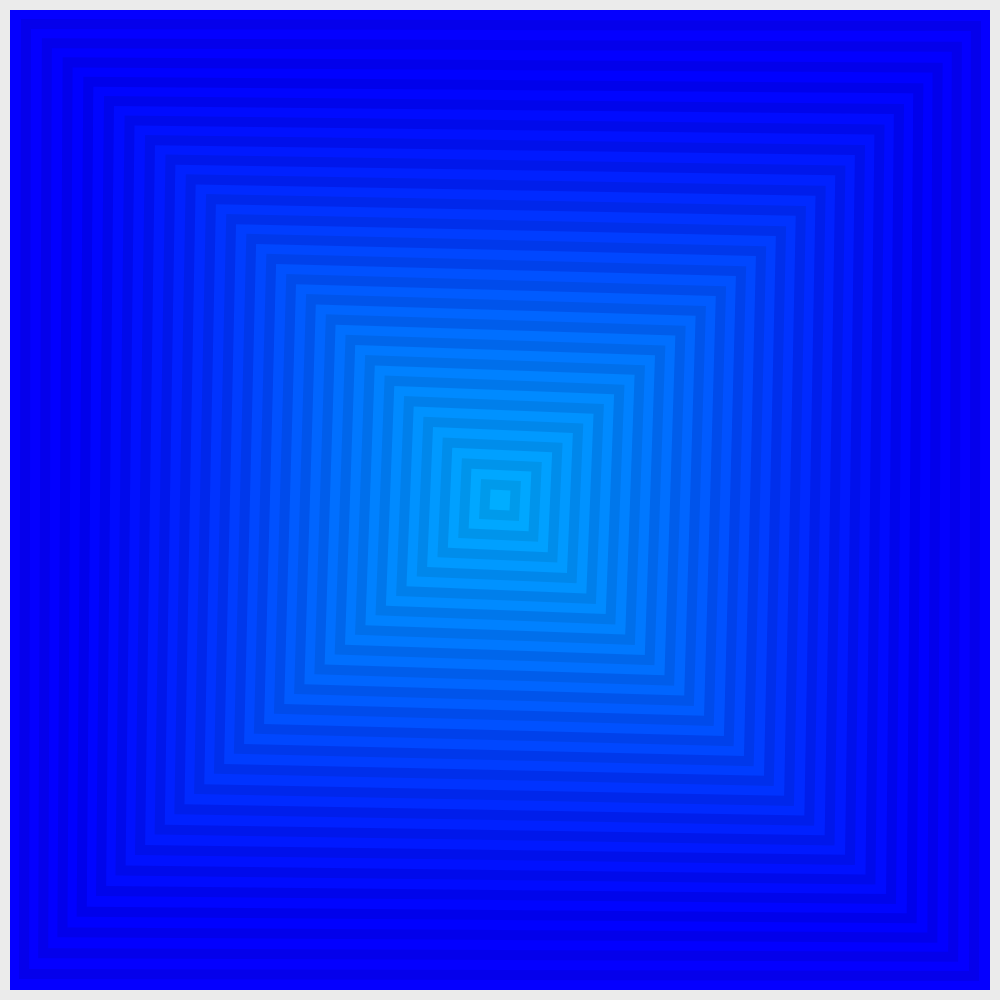
Frame 1 (no input)
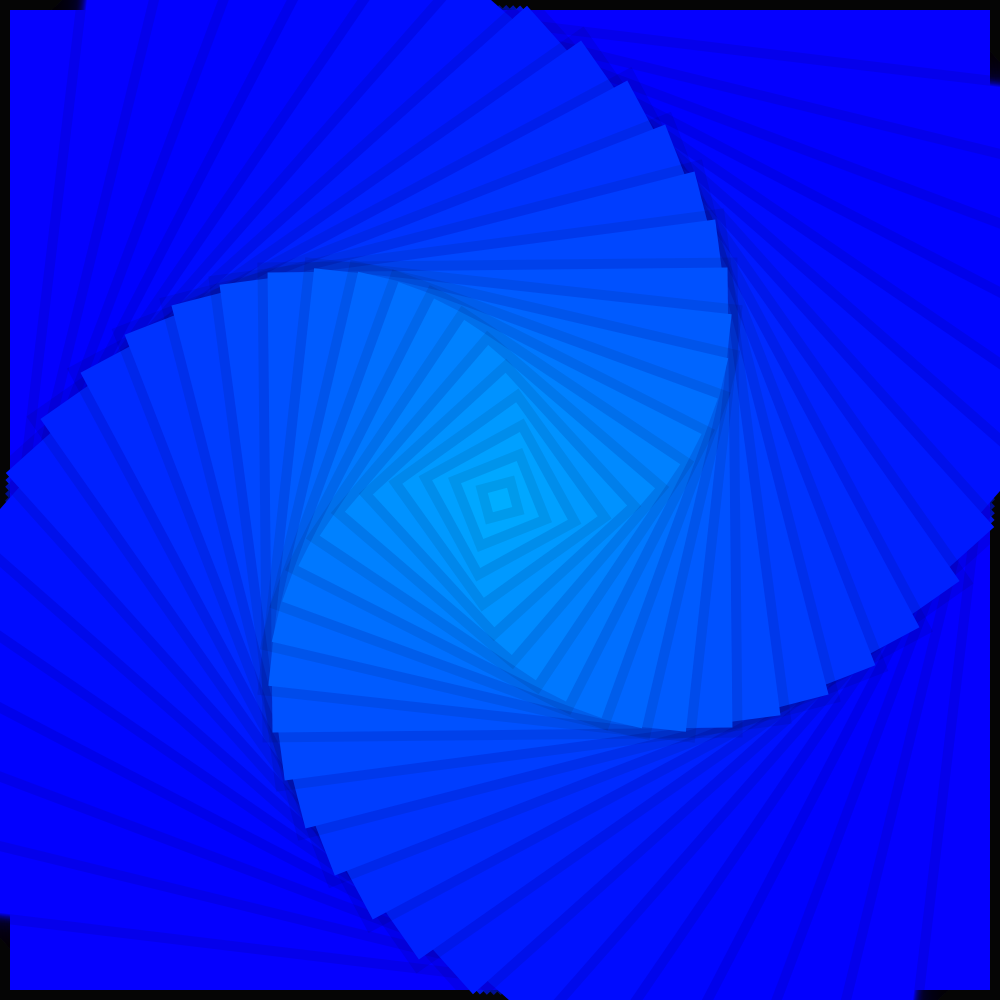
Frame 60 (no input)
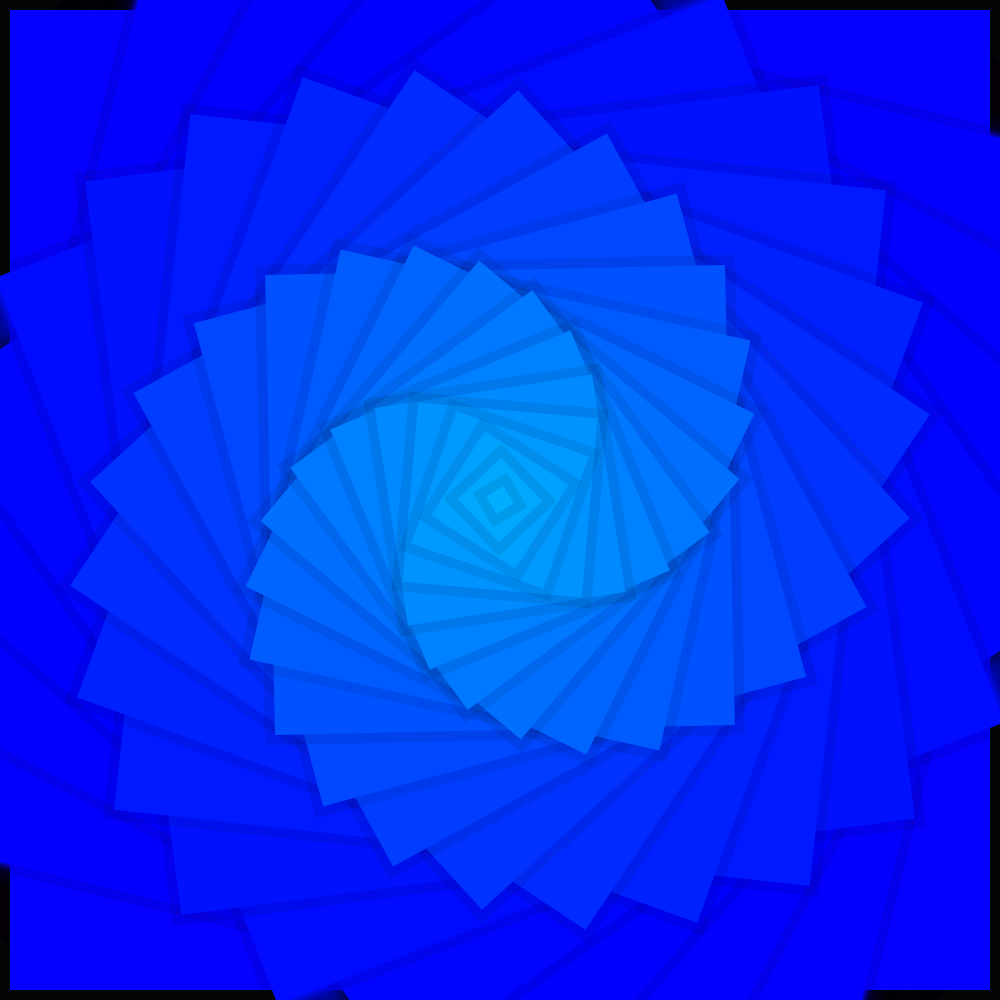
Frame 120 (the mouse pressed at the canvas centre since frame 60)

The p5.js sketch that drew these frames (run headless with seeded random() and noise() and a simulated clock; from frame 60 on, the mouse is pressed at the canvas centre):

// p5.js sketch
// ── sketch.js
class HollowSquare
{
    constructor(x, y, squareWidth, borderColorFunc, innerColorFunc, angleFunc)
    {
        this.x = x;
        this.y = y;
        this.squareWidth = squareWidth;
        this.borderColorFunc = borderColorFunc;
        this.innerColorFunc = innerColorFunc;
        this.angleFunc = angleFunc;
    }

    display()
    {
        push();
        translate(width / 2, height / 2);
        rotate(this.angleFunc(frameCount));
        translate(-width / 2, -height / 2);

        this.borderColorFunc();

        rectMode(CORNERS);
        rect(this.x, this.y, width - this.x, height - this.y);

        this.innerColorFunc();
        rect(this.x + this.squareWidth, this.y + this.squareWidth, width - this.x - this.squareWidth, height - this.y - this.squareWidth);

        pop();
    }
}

let squares = [];
let spaceBetween = 20;
let squareWidth = 10;

function setup()
{
    createCanvas(1000, 1000);
    noStroke();

    for (let i = 0; i < width / 2; i += spaceBetween)
    {
        let customAngle = i / 10000;
        let customInnerColor = () =>
        {
            colorMode(HSB);
            fill(360*noise(i/3000), 360, 360, 1);
        }

        squares.push(new HollowSquare(
            i,
            i,
            squareWidth,
            () =>
            {
                colorMode(RGB);
                fill(0, 0, 0, 20);
            },
            customInnerColor,
            (x) =>
            {
                return x * customAngle;
            }
        ))
    }
}

let angle = 0;

function draw()
{
    for (let square of squares)
    {
        square.display();
    }
}
